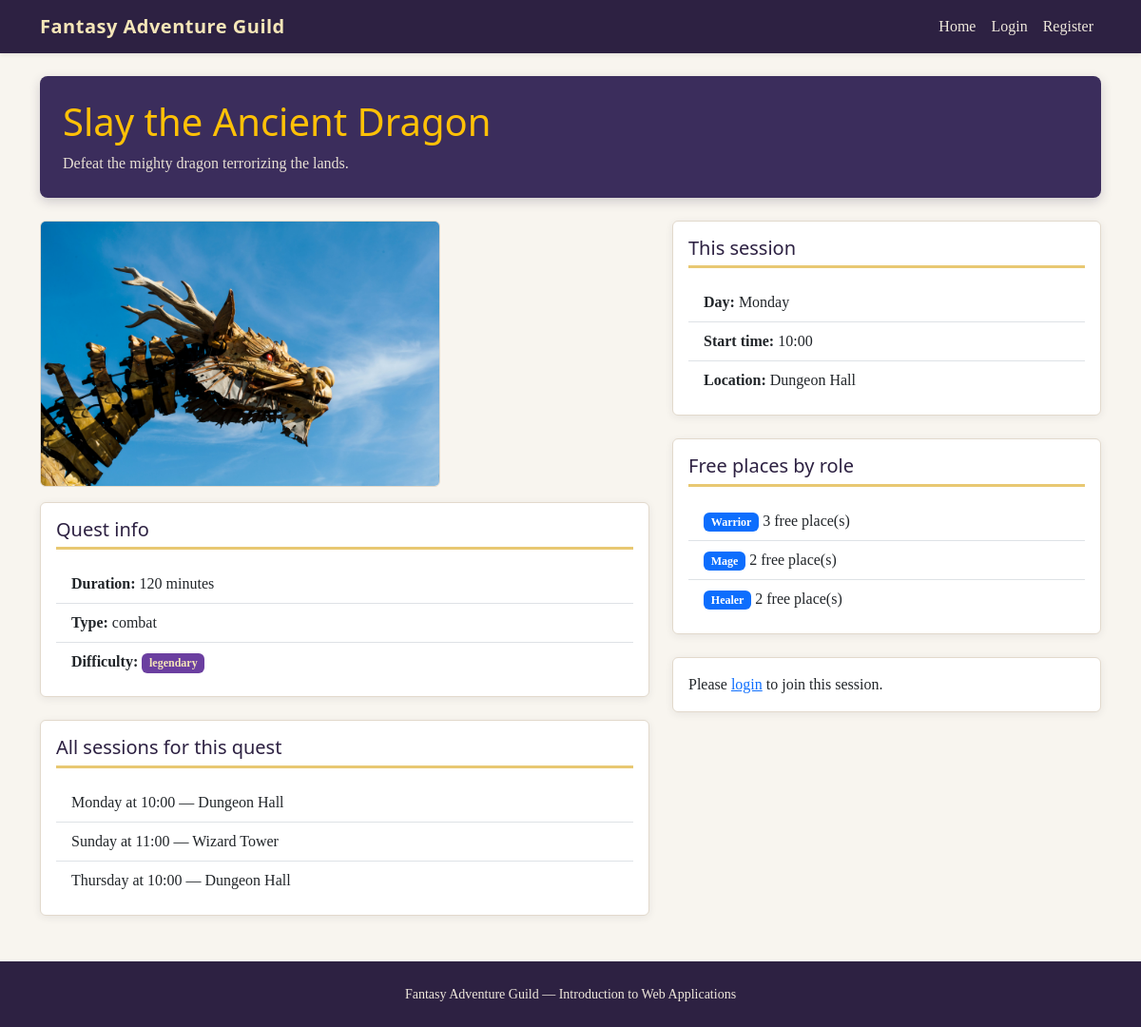
/session/1, run on the app's committed database.
### tables this page shows
CREATE TABLE quests (
    id INTEGER PRIMARY KEY AUTOINCREMENT,
    title TEXT NOT NULL UNIQUE,
    duration INTEGER NOT NULL,
    quest_type TEXT NOT NULL CHECK(quest_type IN ('combat', 'exploration', 'puzzle', 'stealth', 'magic', 'survival')),
    difficulty TEXT NOT NULL CHECK(difficulty IN ('easy', 'medium', 'hard', 'legendary')),
    description TEXT NOT NULL,
    image_url TEXT NOT NULL
);

CREATE TABLE quest_sessions (
    id INTEGER PRIMARY KEY AUTOINCREMENT,
    quest_id INTEGER NOT NULL,
    day_of_week TEXT NOT NULL CHECK(day_of_week IN ('Monday', 'Tuesday', 'Wednesday', 'Thursday', 'Friday', 'Saturday', 'Sunday')),
    start_time TEXT NOT NULL,
    location TEXT NOT NULL CHECK(location IN ('Dungeon Hall', 'Enchanted Forest', 'Wizard Tower')),
    FOREIGN KEY (quest_id) REFERENCES quests(id)
);

### routes/quest_routes.py (the view)
@quest_bp.route("/session/<int:session_id>")
def session_detail(session_id):
    session = get_session_detail(session_id)
    if not session:
        flash("Session not found.", "danger")
        return redirect(url_for("home.index"))
    role_info = {}
    for role in ROLE_LIMITS:
        role_info[role] = get_free_slots(session_id, role)
    stats = get_session_stats(session_id)
    quest_sessions = get_sessions_by_quest(session["quest_id"])
    return render_template(
        "session_detail.html",
        session=session,
        role_info=role_info,
        stats=stats,
        quest_sessions=quest_sessions,
    )

### dao/participation_dao.py (called while the page is built)
def get_used_slots(session_id, role):
    conn = get_db()
    row = conn.execute(
        """
        SELECT COALESCE(SUM(slots_reserved), 0) AS total
        FROM participations
        WHERE session_id = ? AND role_category = ?
        """,
        (session_id, role),
    ).fetchone()
    close_db(conn)
    return row["total"]

def get_free_slots(session_id, role):
    return ROLE_LIMITS[role] - get_used_slots(session_id, role)

def get_session_stats(session_id):
    stats = {}
    for role, limit in ROLE_LIMITS.items():
        used = get_used_slots(session_id, role)
        stats[role] = {"used": used, "free": limit - used, "limit": limit}
    most_requested = max(stats, key=lambda r: stats[r]["used"])
    total_reserved = sum(item["used"] for item in stats.values())
    return {
        "roles": stats,
        "most_requested": most_requested,
        "total_reserved": total_reserved,
    }

### dao/quest_dao.py (called while the page is built)
def get_session_detail(session_id):
    conn = get_db()
    row = conn.execute(
        """
        SELECT
            qs.id AS session_id,
            qs.day_of_week,
            qs.start_time,
            qs.location,
            q.id AS quest_id,
            q.title,
            q.duration,
            q.quest_type,
            q.difficulty,
            q.description,
            q.image_url
        FROM quest_sessions as qs
        JOIN quests as q ON q.id = qs.quest_id
        WHERE qs.id = ?
        """,
        (session_id,),
    ).fetchone()
    close_db(conn)
    return row

def get_sessions_by_quest(quest_id):
    conn = get_db()
    rows = conn.execute(
        """
        SELECT * FROM quest_sessions
        WHERE quest_id = ?
        ORDER BY day_of_week, start_time
        """,
        (quest_id,),
    ).fetchall()
    close_db(conn)
    return rows

### database/database.py (called while the page is built)
def get_db():
    conn = sqlite3.connect(DATABASE)
    conn.row_factory = sqlite3.Row
    conn.execute("PRAGMA foreign_keys = ON")
    return conn

### templates/session_detail.html (shortened to what this page needs)
{% extends "base.html" %}
{% block content %}
<article>
    <section class="hero-box text-white rounded-3 p-4 mb-4">
        <h1 class="text-warning">{{ session.title }}</h1>
        <p class="mb-0">{{ session.description }}</p>
    </section>
    <div class="row g-4">
        <div class="col-lg-7">
            <img class="img-fluid rounded quest-image mb-3" src="{{ session.image_url }}" alt="{{ session.title }}">
            <section class="card guild-card mb-4">
                <div class="card-body">
                    <h2 class="h5 section-title mb-3">Quest info</h2>
                    <ul class="list-group list-group-flush">
                        <li class="list-group-item"><strong>Duration:</strong> {{ session.duration }} minutes</li>
                        <li class="list-group-item"><strong>Type:</strong> {{ session.quest_type }}</li>
                        <li class="list-group-item">
                            <strong>Difficulty:</strong>
                            <span class="badge badge-diff-{{ session.difficulty }}">{{ session.difficulty }}</span>
                        </li>
                    </ul>
                </div>
            </section>
            <section class="card guild-card mb-4">
                <div class="card-body">
                    <h2 class="h5 section-title mb-3">All sessions for this quest</h2>
                    <ul class="list-group list-group-flush">
                        {% for item in quest_sessions %}
                            <li class="list-group-item">{{ item.day_of_week }} at {{ item.start_time }} — {{ item.location }}</li>
                        {% endfor %}
                    </ul>
                </div>
            </section>
        </div>
        <div class="col-lg-5">
            <section class="card guild-card mb-4">
                <div class="card-body">
                    <h2 class="h5 section-title mb-3">This session</h2>
                    <ul class="list-group list-group-flush">
                        <li class="list-group-item"><strong>Day:</strong> {{ session.day_of_week }}</li>
                        <li class="list-group-item"><strong>Start time:</strong> {{ session.start_time }}</li>
                        <li class="list-group-item"><strong>Location:</strong> {{ session.location }}</li>
                    </ul>
                </div>
            </section>
            <section class="card guild-card mb-4">
                <div class="card-body">
                    <h2 class="h5 section-title mb-3">Free places by role</h2>
                    <ul class="list-group list-group-flush">
                        {% for role, free in role_info.items() %}
                            <li class="list-group-item">
                                <span class="badge text-bg-primary">{{ role }}</span>
                                {{ free }} free place(s)
                            </li>
                        {% endfor %}
                    </ul>
                </div>
            </section>
            {% if current_user.is_authenticated and current_user.role == 'Adventurer' %}
                <section class="card guild-card">
                    <div class="card-body">
                        <h2 class="h5 section-title mb-3">Join this session</h2>
                        <form method="post" action="{{ url_for('quest.join', session_id=session.session_id) }}">
                            <div class="mb-3">
                                <label for="role" class="form-label">Role</label>
                                <select class="form-select" id="role" name="role" required>
                                    <option value="">Choose a role</option>
                                    {% for role in ['Warrior','Mage','Healer'] %}
                                        <option value="{{ role }}">{{ role }}</option>
                                    {% endfor %}
                                </select>
                            </div>
                            <div class="mb-3">
                                <label for="slots" class="form-label">Places (1 or 2)</label>
                                <select class="form-select" id="slots" name="slots" required>
                                    <option value="1">1 place</option>
                                    <option value="2">2 places</option>
                                </select>
                            </div>
                            <button class="btn btn-primary w-100" type="submit">Join quest</button>
                        </form>
                    </div>
                </section>
            {% elif not current_user.is_authenticated %}
                <section class="card guild-card">
                    <div class="card-body">
                        <p class="mb-0">Please <a href="{{ url_for('auth.login') }}">login</a> to join this session.</p>
                    </div>
                </section>
            {% endif %}
        </div>
    </div>
</article>
{% endblock %}

### static/css/style.css (style rules this page uses)
body { background-color: #f8f5ef; color: #2a2438; font-family: Georgia, "Times New Roman", serif; min-height: 100vh; display: flex; flex-direction: column; }
h1, h2, h3, h4, h5, h6, .navbar-brand { font-family: "Segoe UI", Tahoma, sans-serif; }
.hero-box { background-color: #3b2d5c; box-shadow: 0 4px 12px rgba(45, 33, 66, 0.2); }
.hero-box h1 { margin-bottom: 0.5rem; }
.hero-box p { color: #e8e0d4; }
.section-title { color: #2d2142; border-bottom: 3px solid #e8c872; padding-bottom: 0.4rem; }
.guild-card { border-color: #e2d9cc; box-shadow: 0 2px 8px rgba(42, 36, 56, 0.08); }
.quest-image { max-height: 280px; object-fit: cover; border: 1px solid #e2d9cc; }
.badge-diff-legendary { background-color: #6b3fa0; color: #f5e6b8; }

### data on the page
quests: title "Slay the Ancient Dragon", description "Defeat the mighty dragon terrorizing the lands.", image_url (picture), duration "120", quest_type "combat", difficulty "legendary"
quest_sessions: day_of_week "Monday", start_time "10:00", location "Dungeon Hall"
quest_sessions: day_of_week "Sunday", start_time "11:00", location "Wizard Tower"
quest_sessions: day_of_week "Thursday", start_time "10:00", location "Dungeon Hall"

### other printed values
{{ role }} "Warrior" "Mage" "Healer"
{{ free }} "3" "2" "2"
